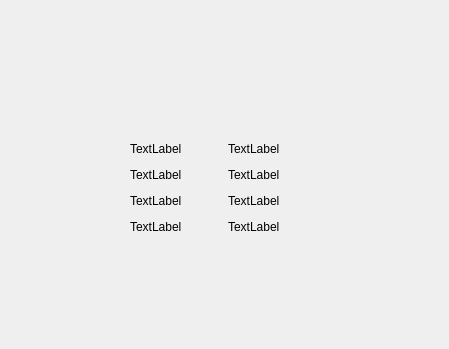
<?xml version="1.0" encoding="UTF-8"?>
<ui version="4.0">
 <class>Hilfe</class>
 <widget class="QDialog" name="Hilfe">
  <property name="geometry">
   <rect>
    <x>0</x>
    <y>0</y>
    <width>449</width>
    <height>349</height>
   </rect>
  </property>
  <property name="windowTitle">
   <string>Hilfe</string>
  </property>
  <layout class="QVBoxLayout" name="verticalLayout">
   <item>
    <layout class="QHBoxLayout" name="horizontalLayout">
     <item>
      <widget class="QLabel" name="label">
       <property name="text">
        <string>&lt;html&gt;&lt;head/&gt;&lt;body&gt;&lt;p&gt;&lt;img src=&quot;:/df/inst_hsr.gif&quot;/&gt;&lt;/p&gt;&lt;/body&gt;&lt;/html&gt;</string>
       </property>
      </widget>
     </item>
     <item>
      <spacer name="horizontalSpacer">
       <property name="orientation">
        <enum>Qt::Horizontal</enum>
       </property>
       <property name="sizeHint" stdset="0">
        <size>
         <width>40</width>
         <height>20</height>
        </size>
       </property>
      </spacer>
     </item>
     <item>
      <widget class="QLabel" name="label_2">
       <property name="text">
        <string>&lt;html&gt;&lt;head/&gt;&lt;body&gt;&lt;p&gt;&lt;img src=&quot;:/df/logo.png&quot;/&gt;&lt;/p&gt;&lt;/body&gt;&lt;/html&gt;</string>
       </property>
      </widget>
     </item>
    </layout>
   </item>
   <item>
    <spacer name="verticalSpacer">
     <property name="orientation">
      <enum>Qt::Vertical</enum>
     </property>
     <property name="sizeHint" stdset="0">
      <size>
       <width>20</width>
       <height>67</height>
      </size>
     </property>
    </spacer>
   </item>
   <item>
    <layout class="QHBoxLayout" name="horizontalLayout_3">
     <item>
      <spacer name="horizontalSpacer_10">
       <property name="orientation">
        <enum>Qt::Horizontal</enum>
       </property>
       <property name="sizeHint" stdset="0">
        <size>
         <width>40</width>
         <height>20</height>
        </size>
       </property>
      </spacer>
     </item>
     <item>
      <layout class="QHBoxLayout" name="horizontalLayout_2">
       <item>
        <layout class="QGridLayout" name="gridLayout">
         <item row="0" column="0">
          <widget class="QLabel" name="label_3">
           <property name="text">
            <string>TextLabel</string>
           </property>
          </widget>
         </item>
         <item row="0" column="1">
          <spacer name="horizontalSpacer_2">
           <property name="orientation">
            <enum>Qt::Horizontal</enum>
           </property>
           <property name="sizeHint" stdset="0">
            <size>
             <width>40</width>
             <height>20</height>
            </size>
           </property>
          </spacer>
         </item>
         <item row="1" column="0">
          <widget class="QLabel" name="label_5">
           <property name="text">
            <string>TextLabel</string>
           </property>
          </widget>
         </item>
         <item row="1" column="1">
          <spacer name="horizontalSpacer_6">
           <property name="orientation">
            <enum>Qt::Horizontal</enum>
           </property>
           <property name="sizeHint" stdset="0">
            <size>
             <width>40</width>
             <height>20</height>
            </size>
           </property>
          </spacer>
         </item>
         <item row="2" column="0">
          <widget class="QLabel" name="label_7">
           <property name="text">
            <string>TextLabel</string>
           </property>
          </widget>
         </item>
         <item row="2" column="1">
          <spacer name="horizontalSpacer_5">
           <property name="orientation">
            <enum>Qt::Horizontal</enum>
           </property>
           <property name="sizeHint" stdset="0">
            <size>
             <width>40</width>
             <height>20</height>
            </size>
           </property>
          </spacer>
         </item>
         <item row="3" column="0">
          <widget class="QLabel" name="label_9">
           <property name="text">
            <string>TextLabel</string>
           </property>
          </widget>
         </item>
         <item row="3" column="1">
          <spacer name="horizontalSpacer_3">
           <property name="orientation">
            <enum>Qt::Horizontal</enum>
           </property>
           <property name="sizeHint" stdset="0">
            <size>
             <width>40</width>
             <height>20</height>
            </size>
           </property>
          </spacer>
         </item>
        </layout>
       </item>
       <item>
        <layout class="QGridLayout" name="gridLayout_2">
         <item row="0" column="0">
          <widget class="QLabel" name="label_4">
           <property name="text">
            <string>TextLabel</string>
           </property>
          </widget>
         </item>
         <item row="0" column="1">
          <spacer name="horizontalSpacer_4">
           <property name="orientation">
            <enum>Qt::Horizontal</enum>
           </property>
           <property name="sizeHint" stdset="0">
            <size>
             <width>40</width>
             <height>20</height>
            </size>
           </property>
          </spacer>
         </item>
         <item row="1" column="0">
          <widget class="QLabel" name="label_6">
           <property name="text">
            <string>TextLabel</string>
           </property>
          </widget>
         </item>
         <item row="1" column="1">
          <spacer name="horizontalSpacer_9">
           <property name="orientation">
            <enum>Qt::Horizontal</enum>
           </property>
           <property name="sizeHint" stdset="0">
            <size>
             <width>40</width>
             <height>20</height>
            </size>
           </property>
          </spacer>
         </item>
         <item row="2" column="0">
          <widget class="QLabel" name="label_8">
           <property name="text">
            <string>TextLabel</string>
           </property>
          </widget>
         </item>
         <item row="2" column="1">
          <spacer name="horizontalSpacer_8">
           <property name="orientation">
            <enum>Qt::Horizontal</enum>
           </property>
           <property name="sizeHint" stdset="0">
            <size>
             <width>40</width>
             <height>20</height>
            </size>
           </property>
          </spacer>
         </item>
         <item row="3" column="0">
          <widget class="QLabel" name="label_10">
           <property name="text">
            <string>TextLabel</string>
           </property>
          </widget>
         </item>
         <item row="3" column="1">
          <spacer name="horizontalSpacer_7">
           <property name="orientation">
            <enum>Qt::Horizontal</enum>
           </property>
           <property name="sizeHint" stdset="0">
            <size>
             <width>40</width>
             <height>20</height>
            </size>
           </property>
          </spacer>
         </item>
        </layout>
       </item>
      </layout>
     </item>
     <item>
      <spacer name="horizontalSpacer_11">
       <property name="orientation">
        <enum>Qt::Horizontal</enum>
       </property>
       <property name="sizeHint" stdset="0">
        <size>
         <width>40</width>
         <height>20</height>
        </size>
       </property>
      </spacer>
     </item>
    </layout>
   </item>
   <item>
    <spacer name="verticalSpacer_2">
     <property name="orientation">
      <enum>Qt::Vertical</enum>
     </property>
     <property name="sizeHint" stdset="0">
      <size>
       <width>20</width>
       <height>67</height>
      </size>
     </property>
    </spacer>
   </item>
  </layout>
 </widget>
 <resources>
  <include location="resources.qrc"/>
 </resources>
 <connections/>
</ui>
